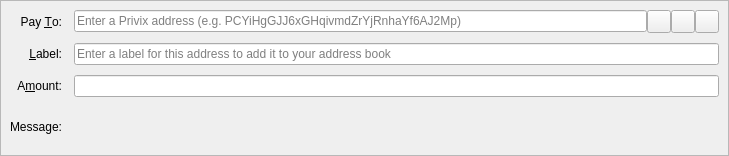
<?xml version="1.0" encoding="UTF-8"?>
<ui version="4.0">
 <class>SendCoinsEntry</class>
 <widget class="QStackedWidget" name="SendCoinsEntry">
  <property name="geometry">
   <rect>
    <x>0</x>
    <y>0</y>
    <width>729</width>
    <height>156</height>
   </rect>
  </property>
  <property name="focusPolicy">
   <enum>Qt::TabFocus</enum>
  </property>
  <property name="autoFillBackground">
   <bool>false</bool>
  </property>
  <widget class="QFrame" name="SendCoins">
   <property name="toolTip">
    <string>This is a normal payment.</string>
   </property>
   <property name="frameShape">
    <enum>QFrame::StyledPanel</enum>
   </property>
   <property name="frameShadow">
    <enum>QFrame::Sunken</enum>
   </property>
   <layout class="QGridLayout" name="gridLayout">
    <property name="horizontalSpacing">
     <number>12</number>
    </property>
    <property name="verticalSpacing">
     <number>10</number>
    </property>
    <item row="0" column="0">
     <widget class="QLabel" name="payToLabel">
      <property name="text">
       <string>Pay &amp;To:</string>
      </property>
      <property name="alignment">
       <set>Qt::AlignRight|Qt::AlignTrailing|Qt::AlignVCenter</set>
      </property>
      <property name="buddy">
       <cstring>payTo</cstring>
      </property>
     </widget>
    </item>
    <item row="0" column="1">
     <layout class="QHBoxLayout" name="payToLayout">
      <property name="spacing">
       <number>0</number>
      </property>
      <item>
       <widget class="QValidatedLineEdit" name="payTo">
        <property name="toolTip">
         <string>The Privix address to send the payment to</string>
        </property>
        <property name="inputMask">
         <string/>
        </property>
        <property name="placeholderText">
         <string>Enter a Privix address (e.g. PCYiHgGJJ6xGHqivmdZrYjRnhaYf6AJ2Mp)</string>
        </property>
       </widget>
      </item>
      <item>
       <widget class="QToolButton" name="addressBookButton">
        <property name="toolTip">
         <string>Choose previously used address</string>
        </property>
        <property name="text">
         <string/>
        </property>
        <property name="icon">
         <iconset resource="../privix.qrc">
          <normaloff>:/icons/address-book</normaloff>:/icons/address-book</iconset>
        </property>
        <property name="iconSize">
         <size>
          <width>16</width>
          <height>16</height>
         </size>
        </property>
        <property name="shortcut">
         <string>Alt+A</string>
        </property>
       </widget>
      </item>
      <item>
       <widget class="QToolButton" name="pasteButton">
        <property name="toolTip">
         <string>Paste address from clipboard</string>
        </property>
        <property name="text">
         <string/>
        </property>
        <property name="icon">
         <iconset resource="../privix.qrc">
          <normaloff>:/icons/editpaste</normaloff>:/icons/editpaste</iconset>
        </property>
        <property name="shortcut">
         <string>Alt+P</string>
        </property>
       </widget>
      </item>
      <item>
       <widget class="QToolButton" name="deleteButton">
        <property name="toolTip">
         <string>Remove this entry</string>
        </property>
        <property name="text">
         <string/>
        </property>
        <property name="icon">
         <iconset resource="../privix.qrc">
          <normaloff>:/icons/remove</normaloff>:/icons/remove</iconset>
        </property>
       </widget>
      </item>
     </layout>
    </item>
    <item row="1" column="0">
     <widget class="QLabel" name="labelLabel">
      <property name="text">
       <string>&amp;Label:</string>
      </property>
      <property name="alignment">
       <set>Qt::AlignRight|Qt::AlignTrailing|Qt::AlignVCenter</set>
      </property>
      <property name="buddy">
       <cstring>addAsLabel</cstring>
      </property>
     </widget>
    </item>
    <item row="1" column="1">
     <widget class="QLineEdit" name="addAsLabel">
      <property name="toolTip">
       <string>Enter a label for this address to add it to the list of used addresses</string>
      </property>
      <property name="inputMask">
       <string/>
      </property>
      <property name="placeholderText">
       <string>Enter a label for this address to add it to your address book</string>
      </property>
     </widget>
    </item>
    <item row="2" column="0">
     <widget class="QLabel" name="amountLabel">
      <property name="text">
       <string>A&amp;mount:</string>
      </property>
      <property name="alignment">
       <set>Qt::AlignRight|Qt::AlignTrailing|Qt::AlignVCenter</set>
      </property>
      <property name="buddy">
       <cstring>payAmount</cstring>
      </property>
     </widget>
    </item>
    <item row="2" column="1">
     <widget class="BitcoinAmountField" name="payAmount"/>
    </item>
    <item row="3" column="0">
     <widget class="QLabel" name="messageLabel">
      <property name="text">
       <string>Message:</string>
      </property>
      <property name="alignment">
       <set>Qt::AlignRight|Qt::AlignTrailing|Qt::AlignVCenter</set>
      </property>
     </widget>
    </item>
    <item row="3" column="1">
     <widget class="QLabel" name="messageTextLabel">
      <property name="toolTip">
       <string>A message that was attached to the Privix: URI which will be stored with the transaction for your reference. Note: This message will not be sent over the Privix network.</string>
      </property>
      <property name="textFormat">
       <enum>Qt::PlainText</enum>
      </property>
     </widget>
    </item>
   </layout>
  </widget>
  <widget class="QFrame" name="SendCoins_InsecurePaymentRequest">
   <property name="palette">
    <palette>
     <active>
      <colorrole role="WindowText">
       <brush brushstyle="SolidPattern">
        <color alpha="255">
         <red>0</red>
         <green>0</green>
         <blue>0</blue>
        </color>
       </brush>
      </colorrole>
      <colorrole role="Button">
       <brush brushstyle="SolidPattern">
        <color alpha="255">
         <red>255</red>
         <green>255</green>
         <blue>127</blue>
        </color>
       </brush>
      </colorrole>
      <colorrole role="Light">
       <brush brushstyle="SolidPattern">
        <color alpha="255">
         <red>255</red>
         <green>255</green>
         <blue>255</blue>
        </color>
       </brush>
      </colorrole>
      <colorrole role="Midlight">
       <brush brushstyle="SolidPattern">
        <color alpha="255">
         <red>255</red>
         <green>255</green>
         <blue>191</blue>
        </color>
       </brush>
      </colorrole>
      <colorrole role="Dark">
       <brush brushstyle="SolidPattern">
        <color alpha="255">
         <red>127</red>
         <green>127</green>
         <blue>63</blue>
        </color>
       </brush>
      </colorrole>
      <colorrole role="Mid">
       <brush brushstyle="SolidPattern">
        <color alpha="255">
         <red>170</red>
         <green>170</green>
         <blue>84</blue>
        </color>
       </brush>
      </colorrole>
      <colorrole role="Text">
       <brush brushstyle="SolidPattern">
        <color alpha="255">
         <red>0</red>
         <green>0</green>
         <blue>0</blue>
        </color>
       </brush>
      </colorrole>
      <colorrole role="BrightText">
       <brush brushstyle="SolidPattern">
        <color alpha="255">
         <red>255</red>
         <green>255</green>
         <blue>255</blue>
        </color>
       </brush>
      </colorrole>
      <colorrole role="ButtonText">
       <brush brushstyle="SolidPattern">
        <color alpha="255">
         <red>0</red>
         <green>0</green>
         <blue>0</blue>
        </color>
       </brush>
      </colorrole>
      <colorrole role="Base">
       <brush brushstyle="SolidPattern">
        <color alpha="255">
         <red>255</red>
         <green>255</green>
         <blue>255</blue>
        </color>
       </brush>
      </colorrole>
      <colorrole role="Window">
       <brush brushstyle="SolidPattern">
        <color alpha="255">
         <red>255</red>
         <green>255</green>
         <blue>127</blue>
        </color>
       </brush>
      </colorrole>
      <colorrole role="Shadow">
       <brush brushstyle="SolidPattern">
        <color alpha="255">
         <red>0</red>
         <green>0</green>
         <blue>0</blue>
        </color>
       </brush>
      </colorrole>
      <colorrole role="AlternateBase">
       <brush brushstyle="SolidPattern">
        <color alpha="255">
         <red>255</red>
         <green>255</green>
         <blue>191</blue>
        </color>
       </brush>
      </colorrole>
      <colorrole role="ToolTipBase">
       <brush brushstyle="SolidPattern">
        <color alpha="255">
         <red>255</red>
         <green>255</green>
         <blue>220</blue>
        </color>
       </brush>
      </colorrole>
      <colorrole role="ToolTipText">
       <brush brushstyle="SolidPattern">
        <color alpha="255">
         <red>0</red>
         <green>0</green>
         <blue>0</blue>
        </color>
       </brush>
      </colorrole>
     </active>
     <inactive>
      <colorrole role="WindowText">
       <brush brushstyle="SolidPattern">
        <color alpha="255">
         <red>0</red>
         <green>0</green>
         <blue>0</blue>
        </color>
       </brush>
      </colorrole>
      <colorrole role="Button">
       <brush brushstyle="SolidPattern">
        <color alpha="255">
         <red>255</red>
         <green>255</green>
         <blue>127</blue>
        </color>
       </brush>
      </colorrole>
      <colorrole role="Light">
       <brush brushstyle="SolidPattern">
        <color alpha="255">
         <red>255</red>
         <green>255</green>
         <blue>255</blue>
        </color>
       </brush>
      </colorrole>
      <colorrole role="Midlight">
       <brush brushstyle="SolidPattern">
        <color alpha="255">
         <red>255</red>
         <green>255</green>
         <blue>191</blue>
        </color>
       </brush>
      </colorrole>
      <colorrole role="Dark">
       <brush brushstyle="SolidPattern">
        <color alpha="255">
         <red>127</red>
         <green>127</green>
         <blue>63</blue>
        </color>
       </brush>
      </colorrole>
      <colorrole role="Mid">
       <brush brushstyle="SolidPattern">
        <color alpha="255">
         <red>170</red>
         <green>170</green>
         <blue>84</blue>
        </color>
       </brush>
      </colorrole>
      <colorrole role="Text">
       <brush brushstyle="SolidPattern">
        <color alpha="255">
         <red>0</red>
         <green>0</green>
         <blue>0</blue>
        </color>
       </brush>
      </colorrole>
      <colorrole role="BrightText">
       <brush brushstyle="SolidPattern">
        <color alpha="255">
         <red>255</red>
         <green>255</green>
         <blue>255</blue>
        </color>
       </brush>
      </colorrole>
      <colorrole role="ButtonText">
       <brush brushstyle="SolidPattern">
        <color alpha="255">
         <red>0</red>
         <green>0</green>
         <blue>0</blue>
        </color>
       </brush>
      </colorrole>
      <colorrole role="Base">
       <brush brushstyle="SolidPattern">
        <color alpha="255">
         <red>255</red>
         <green>255</green>
         <blue>255</blue>
        </color>
       </brush>
      </colorrole>
      <colorrole role="Window">
       <brush brushstyle="SolidPattern">
        <color alpha="255">
         <red>255</red>
         <green>255</green>
         <blue>127</blue>
        </color>
       </brush>
      </colorrole>
      <colorrole role="Shadow">
       <brush brushstyle="SolidPattern">
        <color alpha="255">
         <red>0</red>
         <green>0</green>
         <blue>0</blue>
        </color>
       </brush>
      </colorrole>
      <colorrole role="AlternateBase">
       <brush brushstyle="SolidPattern">
        <color alpha="255">
         <red>255</red>
         <green>255</green>
         <blue>191</blue>
        </color>
       </brush>
      </colorrole>
      <colorrole role="ToolTipBase">
       <brush brushstyle="SolidPattern">
        <color alpha="255">
         <red>255</red>
         <green>255</green>
         <blue>220</blue>
        </color>
       </brush>
      </colorrole>
      <colorrole role="ToolTipText">
       <brush brushstyle="SolidPattern">
        <color alpha="255">
         <red>0</red>
         <green>0</green>
         <blue>0</blue>
        </color>
       </brush>
      </colorrole>
     </inactive>
     <disabled>
      <colorrole role="WindowText">
       <brush brushstyle="SolidPattern">
        <color alpha="255">
         <red>127</red>
         <green>127</green>
         <blue>63</blue>
        </color>
       </brush>
      </colorrole>
      <colorrole role="Button">
       <brush brushstyle="SolidPattern">
        <color alpha="255">
         <red>255</red>
         <green>255</green>
         <blue>127</blue>
        </color>
       </brush>
      </colorrole>
      <colorrole role="Light">
       <brush brushstyle="SolidPattern">
        <color alpha="255">
         <red>255</red>
         <green>255</green>
         <blue>255</blue>
        </color>
       </brush>
      </colorrole>
      <colorrole role="Midlight">
       <brush brushstyle="SolidPattern">
        <color alpha="255">
         <red>255</red>
         <green>255</green>
         <blue>191</blue>
        </color>
       </brush>
      </colorrole>
      <colorrole role="Dark">
       <brush brushstyle="SolidPattern">
        <color alpha="255">
         <red>127</red>
         <green>127</green>
         <blue>63</blue>
        </color>
       </brush>
      </colorrole>
      <colorrole role="Mid">
       <brush brushstyle="SolidPattern">
        <color alpha="255">
         <red>170</red>
         <green>170</green>
         <blue>84</blue>
        </color>
       </brush>
      </colorrole>
      <colorrole role="Text">
       <brush brushstyle="SolidPattern">
        <color alpha="255">
         <red>127</red>
         <green>127</green>
         <blue>63</blue>
        </color>
       </brush>
      </colorrole>
      <colorrole role="BrightText">
       <brush brushstyle="SolidPattern">
        <color alpha="255">
         <red>255</red>
         <green>255</green>
         <blue>255</blue>
        </color>
       </brush>
      </colorrole>
      <colorrole role="ButtonText">
       <brush brushstyle="SolidPattern">
        <color alpha="255">
         <red>127</red>
         <green>127</green>
         <blue>63</blue>
        </color>
       </brush>
      </colorrole>
      <colorrole role="Base">
       <brush brushstyle="SolidPattern">
        <color alpha="255">
         <red>255</red>
         <green>255</green>
         <blue>127</blue>
        </color>
       </brush>
      </colorrole>
      <colorrole role="Window">
       <brush brushstyle="SolidPattern">
        <color alpha="255">
         <red>255</red>
         <green>255</green>
         <blue>127</blue>
        </color>
       </brush>
      </colorrole>
      <colorrole role="Shadow">
       <brush brushstyle="SolidPattern">
        <color alpha="255">
         <red>0</red>
         <green>0</green>
         <blue>0</blue>
        </color>
       </brush>
      </colorrole>
      <colorrole role="AlternateBase">
       <brush brushstyle="SolidPattern">
        <color alpha="255">
         <red>255</red>
         <green>255</green>
         <blue>127</blue>
        </color>
       </brush>
      </colorrole>
      <colorrole role="ToolTipBase">
       <brush brushstyle="SolidPattern">
        <color alpha="255">
         <red>255</red>
         <green>255</green>
         <blue>220</blue>
        </color>
       </brush>
      </colorrole>
      <colorrole role="ToolTipText">
       <brush brushstyle="SolidPattern">
        <color alpha="255">
         <red>0</red>
         <green>0</green>
         <blue>0</blue>
        </color>
       </brush>
      </colorrole>
     </disabled>
    </palette>
   </property>
   <property name="toolTip">
    <string>This is an unverified payment request.</string>
   </property>
   <property name="autoFillBackground">
    <bool>true</bool>
   </property>
   <property name="frameShape">
    <enum>QFrame::StyledPanel</enum>
   </property>
   <property name="frameShadow">
    <enum>QFrame::Sunken</enum>
   </property>
   <layout class="QGridLayout" name="gridLayout_is">
    <property name="spacing">
     <number>12</number>
    </property>
    <item row="0" column="0">
     <widget class="QLabel" name="payToLabel_is">
      <property name="text">
       <string>Pay To:</string>
      </property>
      <property name="alignment">
       <set>Qt::AlignRight|Qt::AlignTrailing|Qt::AlignVCenter</set>
      </property>
     </widget>
    </item>
    <item row="0" column="1">
     <layout class="QHBoxLayout" name="payToLayout_is">
      <property name="spacing">
       <number>0</number>
      </property>
      <item>
       <widget class="QLabel" name="payTo_is"/>
      </item>
      <item>
       <widget class="QToolButton" name="deleteButton_is">
        <property name="toolTip">
         <string>Remove this entry</string>
        </property>
        <property name="text">
         <string/>
        </property>
        <property name="icon">
         <iconset resource="../privix.qrc">
          <normaloff>:/icons/remove</normaloff>:/icons/remove</iconset>
        </property>
       </widget>
      </item>
     </layout>
    </item>
    <item row="1" column="0">
     <widget class="QLabel" name="memoLabel_is">
      <property name="text">
       <string>Memo:</string>
      </property>
      <property name="alignment">
       <set>Qt::AlignRight|Qt::AlignTrailing|Qt::AlignVCenter</set>
      </property>
     </widget>
    </item>
    <item row="1" column="1">
     <widget class="QLabel" name="memoTextLabel_is">
      <property name="textFormat">
       <enum>Qt::PlainText</enum>
      </property>
     </widget>
    </item>
    <item row="2" column="0">
     <widget class="QLabel" name="amountLabel_is">
      <property name="text">
       <string>A&amp;mount:</string>
      </property>
      <property name="alignment">
       <set>Qt::AlignRight|Qt::AlignTrailing|Qt::AlignVCenter</set>
      </property>
      <property name="buddy">
       <cstring>payAmount_is</cstring>
      </property>
     </widget>
    </item>
    <item row="2" column="1">
     <widget class="BitcoinAmountField" name="payAmount_is">
      <property name="acceptDrops">
       <bool>false</bool>
      </property>
     </widget>
    </item>
   </layout>
  </widget>
  <widget class="QFrame" name="SendCoins_SecurePaymentRequest">
   <property name="palette">
    <palette>
     <active>
      <colorrole role="WindowText">
       <brush brushstyle="SolidPattern">
        <color alpha="255">
         <red>0</red>
         <green>0</green>
         <blue>0</blue>
        </color>
       </brush>
      </colorrole>
      <colorrole role="Button">
       <brush brushstyle="SolidPattern">
        <color alpha="255">
         <red>140</red>
         <green>232</green>
         <blue>119</blue>
        </color>
       </brush>
      </colorrole>
      <colorrole role="Light">
       <brush brushstyle="SolidPattern">
        <color alpha="255">
         <red>230</red>
         <green>255</green>
         <blue>224</blue>
        </color>
       </brush>
      </colorrole>
      <colorrole role="Midlight">
       <brush brushstyle="SolidPattern">
        <color alpha="255">
         <red>185</red>
         <green>243</green>
         <blue>171</blue>
        </color>
       </brush>
      </colorrole>
      <colorrole role="Dark">
       <brush brushstyle="SolidPattern">
        <color alpha="255">
         <red>70</red>
         <green>116</green>
         <blue>59</blue>
        </color>
       </brush>
      </colorrole>
      <colorrole role="Mid">
       <brush brushstyle="SolidPattern">
        <color alpha="255">
         <red>93</red>
         <green>155</green>
         <blue>79</blue>
        </color>
       </brush>
      </colorrole>
      <colorrole role="Text">
       <brush brushstyle="SolidPattern">
        <color alpha="255">
         <red>0</red>
         <green>0</green>
         <blue>0</blue>
        </color>
       </brush>
      </colorrole>
      <colorrole role="BrightText">
       <brush brushstyle="SolidPattern">
        <color alpha="255">
         <red>155</red>
         <green>255</green>
         <blue>147</blue>
        </color>
       </brush>
      </colorrole>
      <colorrole role="ButtonText">
       <brush brushstyle="SolidPattern">
        <color alpha="255">
         <red>0</red>
         <green>0</green>
         <blue>0</blue>
        </color>
       </brush>
      </colorrole>
      <colorrole role="Base">
       <brush brushstyle="SolidPattern">
        <color alpha="255">
         <red>119</red>
         <green>255</green>
         <blue>233</blue>
        </color>
       </brush>
      </colorrole>
      <colorrole role="Window">
       <brush brushstyle="SolidPattern">
        <color alpha="255">
         <red>140</red>
         <green>232</green>
         <blue>119</blue>
        </color>
       </brush>
      </colorrole>
      <colorrole role="Shadow">
       <brush brushstyle="SolidPattern">
        <color alpha="255">
         <red>0</red>
         <green>0</green>
         <blue>0</blue>
        </color>
       </brush>
      </colorrole>
      <colorrole role="AlternateBase">
       <brush brushstyle="SolidPattern">
        <color alpha="255">
         <red>197</red>
         <green>243</green>
         <blue>187</blue>
        </color>
       </brush>
      </colorrole>
      <colorrole role="NoRole">
       <brush brushstyle="SolidPattern">
        <color alpha="255">
         <red>125</red>
         <green>194</green>
         <blue>122</blue>
        </color>
       </brush>
      </colorrole>
      <colorrole role="ToolTipBase">
       <brush brushstyle="SolidPattern">
        <color alpha="255">
         <red>255</red>
         <green>255</green>
         <blue>220</blue>
        </color>
       </brush>
      </colorrole>
      <colorrole role="ToolTipText">
       <brush brushstyle="SolidPattern">
        <color alpha="255">
         <red>0</red>
         <green>0</green>
         <blue>0</blue>
        </color>
       </brush>
      </colorrole>
     </active>
     <inactive>
      <colorrole role="WindowText">
       <brush brushstyle="SolidPattern">
        <color alpha="255">
         <red>0</red>
         <green>0</green>
         <blue>0</blue>
        </color>
       </brush>
      </colorrole>
      <colorrole role="Button">
       <brush brushstyle="SolidPattern">
        <color alpha="255">
         <red>140</red>
         <green>232</green>
         <blue>119</blue>
        </color>
       </brush>
      </colorrole>
      <colorrole role="Light">
       <brush brushstyle="SolidPattern">
        <color alpha="255">
         <red>230</red>
         <green>255</green>
         <blue>224</blue>
        </color>
       </brush>
      </colorrole>
      <colorrole role="Midlight">
       <brush brushstyle="SolidPattern">
        <color alpha="255">
         <red>185</red>
         <green>243</green>
         <blue>171</blue>
        </color>
       </brush>
      </colorrole>
      <colorrole role="Dark">
       <brush brushstyle="SolidPattern">
        <color alpha="255">
         <red>70</red>
         <green>116</green>
         <blue>59</blue>
        </color>
       </brush>
      </colorrole>
      <colorrole role="Mid">
       <brush brushstyle="SolidPattern">
        <color alpha="255">
         <red>93</red>
         <green>155</green>
         <blue>79</blue>
        </color>
       </brush>
      </colorrole>
      <colorrole role="Text">
       <brush brushstyle="SolidPattern">
        <color alpha="255">
         <red>0</red>
         <green>0</green>
         <blue>0</blue>
        </color>
       </brush>
      </colorrole>
      <colorrole role="BrightText">
       <brush brushstyle="SolidPattern">
        <color alpha="255">
         <red>155</red>
         <green>255</green>
         <blue>147</blue>
        </color>
       </brush>
      </colorrole>
      <colorrole role="ButtonText">
       <brush brushstyle="SolidPattern">
        <color alpha="255">
         <red>0</red>
         <green>0</green>
         <blue>0</blue>
        </color>
       </brush>
      </colorrole>
      <colorrole role="Base">
       <brush brushstyle="SolidPattern">
        <color alpha="255">
         <red>119</red>
         <green>255</green>
         <blue>233</blue>
        </color>
       </brush>
      </colorrole>
      <colorrole role="Window">
       <brush brushstyle="SolidPattern">
        <color alpha="255">
         <red>140</red>
         <green>232</green>
         <blue>119</blue>
        </color>
       </brush>
      </colorrole>
      <colorrole role="Shadow">
       <brush brushstyle="SolidPattern">
        <color alpha="255">
         <red>0</red>
         <green>0</green>
         <blue>0</blue>
        </color>
       </brush>
      </colorrole>
      <colorrole role="AlternateBase">
       <brush brushstyle="SolidPattern">
        <color alpha="255">
         <red>197</red>
         <green>243</green>
         <blue>187</blue>
        </color>
       </brush>
      </colorrole>
      <colorrole role="NoRole">
       <brush brushstyle="SolidPattern">
        <color alpha="255">
         <red>125</red>
         <green>194</green>
         <blue>122</blue>
        </color>
       </brush>
      </colorrole>
      <colorrole role="ToolTipBase">
       <brush brushstyle="SolidPattern">
        <color alpha="255">
         <red>255</red>
         <green>255</green>
         <blue>220</blue>
        </color>
       </brush>
      </colorrole>
      <colorrole role="ToolTipText">
       <brush brushstyle="SolidPattern">
        <color alpha="255">
         <red>0</red>
         <green>0</green>
         <blue>0</blue>
        </color>
       </brush>
      </colorrole>
     </inactive>
     <disabled>
      <colorrole role="WindowText">
       <brush brushstyle="SolidPattern">
        <color alpha="255">
         <red>70</red>
         <green>116</green>
         <blue>59</blue>
        </color>
       </brush>
      </colorrole>
      <colorrole role="Button">
       <brush brushstyle="SolidPattern">
        <color alpha="255">
         <red>140</red>
         <green>232</green>
         <blue>119</blue>
        </color>
       </brush>
      </colorrole>
      <colorrole role="Light">
       <brush brushstyle="SolidPattern">
        <color alpha="255">
         <red>230</red>
         <green>255</green>
         <blue>224</blue>
        </color>
       </brush>
      </colorrole>
      <colorrole role="Midlight">
       <brush brushstyle="SolidPattern">
        <color alpha="255">
         <red>185</red>
         <green>243</green>
         <blue>171</blue>
        </color>
       </brush>
      </colorrole>
      <colorrole role="Dark">
       <brush brushstyle="SolidPattern">
        <color alpha="255">
         <red>70</red>
         <green>116</green>
         <blue>59</blue>
        </color>
       </brush>
      </colorrole>
      <colorrole role="Mid">
       <brush brushstyle="SolidPattern">
        <color alpha="255">
         <red>93</red>
         <green>155</green>
         <blue>79</blue>
        </color>
       </brush>
      </colorrole>
      <colorrole role="Text">
       <brush brushstyle="SolidPattern">
        <color alpha="255">
         <red>70</red>
         <green>116</green>
         <blue>59</blue>
        </color>
       </brush>
      </colorrole>
      <colorrole role="BrightText">
       <brush brushstyle="SolidPattern">
        <color alpha="255">
         <red>155</red>
         <green>255</green>
         <blue>147</blue>
        </color>
       </brush>
      </colorrole>
      <colorrole role="ButtonText">
       <brush brushstyle="SolidPattern">
        <color alpha="255">
         <red>70</red>
         <green>116</green>
         <blue>59</blue>
        </color>
       </brush>
      </colorrole>
      <colorrole role="Base">
       <brush brushstyle="SolidPattern">
        <color alpha="255">
         <red>140</red>
         <green>232</green>
         <blue>119</blue>
        </color>
       </brush>
      </colorrole>
      <colorrole role="Window">
       <brush brushstyle="SolidPattern">
        <color alpha="255">
         <red>140</red>
         <green>232</green>
         <blue>119</blue>
        </color>
       </brush>
      </colorrole>
      <colorrole role="Shadow">
       <brush brushstyle="SolidPattern">
        <color alpha="255">
         <red>0</red>
         <green>0</green>
         <blue>0</blue>
        </color>
       </brush>
      </colorrole>
      <colorrole role="AlternateBase">
       <brush brushstyle="SolidPattern">
        <color alpha="255">
         <red>140</red>
         <green>232</green>
         <blue>119</blue>
        </color>
       </brush>
      </colorrole>
      <colorrole role="NoRole">
       <brush brushstyle="SolidPattern">
        <color alpha="255">
         <red>125</red>
         <green>194</green>
         <blue>122</blue>
        </color>
       </brush>
      </colorrole>
      <colorrole role="ToolTipBase">
       <brush brushstyle="SolidPattern">
        <color alpha="255">
         <red>255</red>
         <green>255</green>
         <blue>220</blue>
        </color>
       </brush>
      </colorrole>
      <colorrole role="ToolTipText">
       <brush brushstyle="SolidPattern">
        <color alpha="255">
         <red>0</red>
         <green>0</green>
         <blue>0</blue>
        </color>
       </brush>
      </colorrole>
     </disabled>
    </palette>
   </property>
   <property name="toolTip">
    <string>This is a verified payment request.</string>
   </property>
   <property name="autoFillBackground">
    <bool>true</bool>
   </property>
   <property name="frameShape">
    <enum>QFrame::StyledPanel</enum>
   </property>
   <property name="frameShadow">
    <enum>QFrame::Sunken</enum>
   </property>
   <layout class="QGridLayout" name="gridLayout_s">
    <property name="spacing">
     <number>12</number>
    </property>
    <item row="0" column="0">
     <widget class="QLabel" name="payToLabel_s">
      <property name="text">
       <string>Pay To:</string>
      </property>
      <property name="alignment">
       <set>Qt::AlignRight|Qt::AlignTrailing|Qt::AlignVCenter</set>
      </property>
     </widget>
    </item>
    <item row="0" column="1">
     <layout class="QHBoxLayout" name="payToLayout_s">
      <property name="spacing">
       <number>0</number>
      </property>
      <item>
       <widget class="QLabel" name="payTo_s">
        <property name="textFormat">
         <enum>Qt::PlainText</enum>
        </property>
       </widget>
      </item>
      <item>
       <widget class="QToolButton" name="deleteButton_s">
        <property name="toolTip">
         <string>Remove this entry</string>
        </property>
        <property name="text">
         <string/>
        </property>
        <property name="icon">
         <iconset resource="../privix.qrc">
          <normaloff>:/icons/remove</normaloff>:/icons/remove</iconset>
        </property>
       </widget>
      </item>
     </layout>
    </item>
    <item row="1" column="0">
     <widget class="QLabel" name="memoLabel_s">
      <property name="text">
       <string>Memo:</string>
      </property>
      <property name="alignment">
       <set>Qt::AlignRight|Qt::AlignTrailing|Qt::AlignVCenter</set>
      </property>
     </widget>
    </item>
    <item row="1" column="1">
     <widget class="QLabel" name="memoTextLabel_s">
      <property name="textFormat">
       <enum>Qt::PlainText</enum>
      </property>
     </widget>
    </item>
    <item row="2" column="0">
     <widget class="QLabel" name="amountLabel_s">
      <property name="text">
       <string>A&amp;mount:</string>
      </property>
      <property name="alignment">
       <set>Qt::AlignRight|Qt::AlignTrailing|Qt::AlignVCenter</set>
      </property>
      <property name="buddy">
       <cstring>payAmount_s</cstring>
      </property>
     </widget>
    </item>
    <item row="2" column="1">
     <widget class="BitcoinAmountField" name="payAmount_s">
      <property name="acceptDrops">
       <bool>false</bool>
      </property>
     </widget>
    </item>
   </layout>
  </widget>
 </widget>
 <customwidgets>
  <customwidget>
   <class>QValidatedLineEdit</class>
   <extends>QLineEdit</extends>
   <header>qvalidatedlineedit.h</header>
  </customwidget>
  <customwidget>
   <class>BitcoinAmountField</class>
   <extends>QLineEdit</extends>
   <header>bitcoinamountfield.h</header>
   <container>1</container>
  </customwidget>
 </customwidgets>
 <tabstops>
  <tabstop>payTo</tabstop>
  <tabstop>addressBookButton</tabstop>
  <tabstop>pasteButton</tabstop>
  <tabstop>deleteButton</tabstop>
  <tabstop>addAsLabel</tabstop>
  <tabstop>payAmount</tabstop>
  <tabstop>payAmount_is</tabstop>
  <tabstop>deleteButton_is</tabstop>
  <tabstop>payAmount_s</tabstop>
  <tabstop>deleteButton_s</tabstop>
 </tabstops>
 <resources>
  <include location="../privix.qrc"/>
 </resources>
 <connections/>
</ui>
